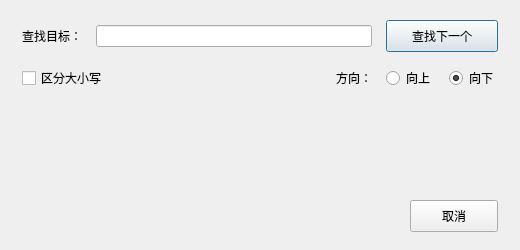
<?xml version="1.0" encoding="UTF-8"?>
<ui version="4.0">
 <class>FindDialog</class>
 <widget class="QDialog" name="FindDialog">
  <property name="geometry">
   <rect>
    <x>0</x>
    <y>0</y>
    <width>520</width>
    <height>250</height>
   </rect>
  </property>
  <property name="windowTitle">
   <string>查找</string>
  </property>
  <layout class="QVBoxLayout" name="verticalLayout">
   <property name="spacing">
    <number>14</number>
   </property>
   <property name="leftMargin">
    <number>22</number>
   </property>
   <property name="topMargin">
    <number>20</number>
   </property>
   <property name="rightMargin">
    <number>22</number>
   </property>
   <property name="bottomMargin">
    <number>18</number>
   </property>
   <item>
    <layout class="QHBoxLayout" name="searchLayout">
     <item>
      <widget class="QLabel" name="findLabel">
       <property name="text">
        <string>查找目标：</string>
       </property>
       <property name="buddy">
        <cstring>findLineEdit</cstring>
       </property>
      </widget>
     </item>
     <item>
      <widget class="QLineEdit" name="findLineEdit">
       <property name="clearButtonEnabled">
        <bool>true</bool>
       </property>
      </widget>
     </item>
     <item>
      <widget class="QPushButton" name="findNextButton">
       <property name="minimumSize">
        <size>
         <width>112</width>
         <height>32</height>
        </size>
       </property>
       <property name="text">
        <string>查找下一个</string>
       </property>
      </widget>
     </item>
    </layout>
   </item>
   <item>
    <layout class="QHBoxLayout" name="optionsLayout">
     <item>
      <widget class="QCheckBox" name="caseSensitiveCheckBox">
       <property name="text">
        <string>区分大小写</string>
       </property>
      </widget>
     </item>
     <item>
      <spacer name="optionsSpacer">
       <property name="orientation">
        <enum>Qt::Horizontal</enum>
       </property>
       <property name="sizeHint" stdset="0">
        <size>
         <width>30</width>
         <height>20</height>
        </size>
       </property>
      </spacer>
     </item>
     <item>
      <widget class="QLabel" name="directionLabel">
       <property name="text">
        <string>方向：</string>
       </property>
      </widget>
     </item>
     <item>
      <widget class="QRadioButton" name="backwardRadioButton">
       <property name="text">
        <string>向上</string>
       </property>
      </widget>
     </item>
     <item>
      <widget class="QRadioButton" name="forwardRadioButton">
       <property name="text">
        <string>向下</string>
       </property>
       <property name="checked">
        <bool>true</bool>
       </property>
      </widget>
     </item>
    </layout>
   </item>
   <item>
    <widget class="QLabel" name="messageLabel">
     <property name="minimumSize">
      <size>
       <width>0</width>
       <height>24</height>
      </size>
     </property>
     <property name="text">
      <string/>
     </property>
    </widget>
   </item>
   <item>
    <spacer name="mainSpacer">
     <property name="orientation">
      <enum>Qt::Vertical</enum>
     </property>
     <property name="sizeHint" stdset="0">
      <size>
       <width>20</width>
       <height>8</height>
      </size>
     </property>
    </spacer>
   </item>
   <item>
    <layout class="QHBoxLayout" name="buttonLayout">
     <item>
      <spacer name="buttonSpacer">
       <property name="orientation">
        <enum>Qt::Horizontal</enum>
       </property>
       <property name="sizeHint" stdset="0">
        <size>
         <width>40</width>
         <height>20</height>
        </size>
       </property>
      </spacer>
     </item>
     <item>
      <widget class="QPushButton" name="cancelButton">
       <property name="minimumSize">
        <size>
         <width>88</width>
         <height>32</height>
        </size>
       </property>
       <property name="text">
        <string>取消</string>
       </property>
      </widget>
     </item>
    </layout>
   </item>
  </layout>
 </widget>
 <resources/>
 <connections/>
</ui>
